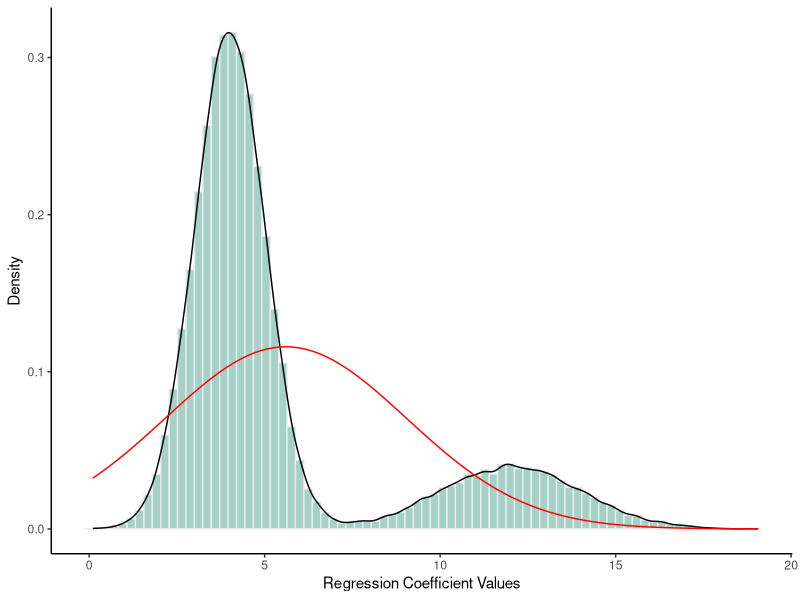

This chart was generated by the following R code:
## ---- chunk 1
knitr::opts_chunk$set(echo = FALSE)
## ---- chunk 2
library(dplyr)
library(ggplot2)
## ---- chunk 3
b1.m1 <- rnorm(10000, mean = 12, sd = 2)
b1.m2 <- rnorm(40000, mean = 4, sd = 1)

combined_dist <- data.frame(
  model = c(rep("m1", 10000), rep("m2", 40000)),
  b1 = c(b1.m1, b1.m2)
)
## ---- chunk 4
fig2 <- combined_dist %>% 
  ggplot(aes(x = b1))+
  geom_histogram( aes(y=..density..), color="#e9ecef", alpha=0.6, position = 'identity', bins = 80, fill = "#69b3a2") +
  geom_density(alpha=.2) +
  stat_function(fun = dnorm, args = list(mean = mean((combined_dist$b1)),
                                   sd = sd(combined_dist$b1)),
                col = "red") +
  theme_classic() +
  xlab("Regression Coefficient Values") +
  ylab("Density")
fig2
